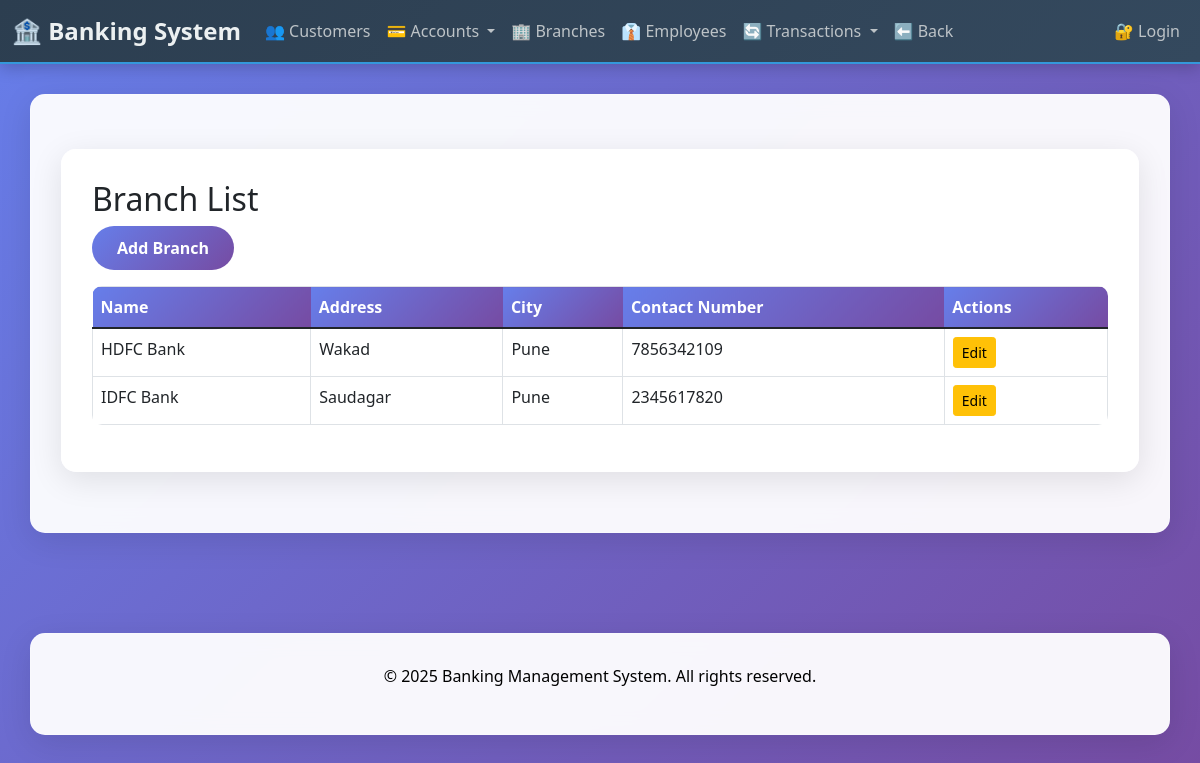
The page /branches/ on the database its author committed.
### branches/models.py (models this page shows, shortened)
class Branch(models.Model):
    name = models.CharField(max_length=100)
    address = models.TextField()
    city = models.CharField(max_length=50)
    contact_number = models.CharField(max_length=15)

### branches/views.py (the view)
# urls.py: path('', views.branch_list, name='branch_list'),
def branch_list(request):
    branches = Branch.objects.all()
    return render(request, 'branches/branch_list.html', {'branches': branches})

### templates/branches/branch_list.html (shortened to what this page needs)
{% extends 'customers/base.html' %}
{% block content %}
<div class="container mt-4">
    <h2>Branch List</h2>
    <a href="{% url 'branch_create' %}" class="btn btn-primary mb-3">Add Branch</a>
    <table class="table table-bordered">
        <thead>
            <tr>
                <th>Name</th>
                <th>Address</th>
                <th>City</th>
                <th>Contact Number</th>
                <th>Actions</th>
            </tr>
        </thead>
        <tbody>
            {% for branch in branches %}
            <tr>
                <td>{{ branch.name }}</td>
                <td>{{ branch.address }}</td>
                <td>{{ branch.city }}</td>
                <td>{{ branch.contact_number }}</td>
                <td>
                    <a href="{% url 'branch_update' branch.pk %}" class="btn btn-sm btn-warning">Edit</a>
                </td>
            </tr>
            {% empty %}
            <tr>
                <td colspan="5" class="text-center">No branches available.</td>
            </tr>
            {% endfor %}
        </tbody>
    </table>
</div>
{% endblock %}

### templates/customers/base.html (style rules this page uses)
body { background: linear-gradient(135deg, #667eea 0%, #764ba2 100%); min-height: 100vh; font-family: 'Segoe UI', Tahoma, Geneva, Verdana, sans-serif; }
.container { background: rgba(255, 255, 255, 0.95); border-radius: 15px; padding: 30px; margin-top: 30px; margin-bottom: 30px; box-shadow: 0 8px 32px rgba(0,0,0,0.1); backdrop-filter: blur(10px); border: 1px solid rgba(255, 255, 255, 0.18); }
.btn-primary { background: linear-gradient(135deg, #667eea 0%, #764ba2 100%); border: none; border-radius: 25px; padding: 10px 25px; font-weight: 600; transition: all 0.3s ease; }
.table { border-radius: 10px; overflow: hidden; }
.table thead th { background: linear-gradient(135deg, #667eea 0%, #764ba2 100%); color: white; border: none; }

### rows shown on the page
Branch: name "HDFC Bank", address "Wakad", city "Pune", contact_number "7856342109"
Branch: name "IDFC Bank", address "Saudagar", city "Pune", contact_number "2345617820"
